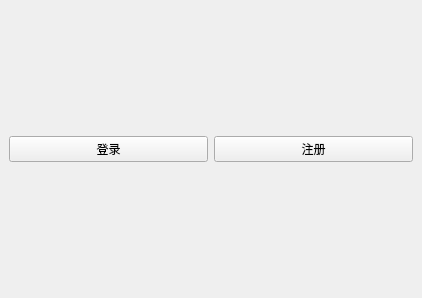
<?xml version="1.0" encoding="UTF-8"?>
<ui version="4.0">
 <class>LoginWindow</class>
 <widget class="QMainWindow" name="LoginWindow">
  <property name="geometry">
   <rect>
    <x>0</x>
    <y>0</y>
    <width>422</width>
    <height>298</height>
   </rect>
  </property>
  <property name="windowTitle">
   <string>MainWindow</string>
  </property>
  <widget class="QWidget" name="centralwidget">
   <layout class="QVBoxLayout" name="verticalLayout">
    <item>
     <layout class="QHBoxLayout" name="horizontalLayout">
      <item>
       <widget class="QPushButton" name="login_button">
        <property name="text">
         <string>登录</string>
        </property>
       </widget>
      </item>
      <item>
       <widget class="QPushButton" name="register_button">
        <property name="text">
         <string>注册</string>
        </property>
       </widget>
      </item>
     </layout>
    </item>
   </layout>
  </widget>
 </widget>
 <resources/>
 <connections/>
</ui>
